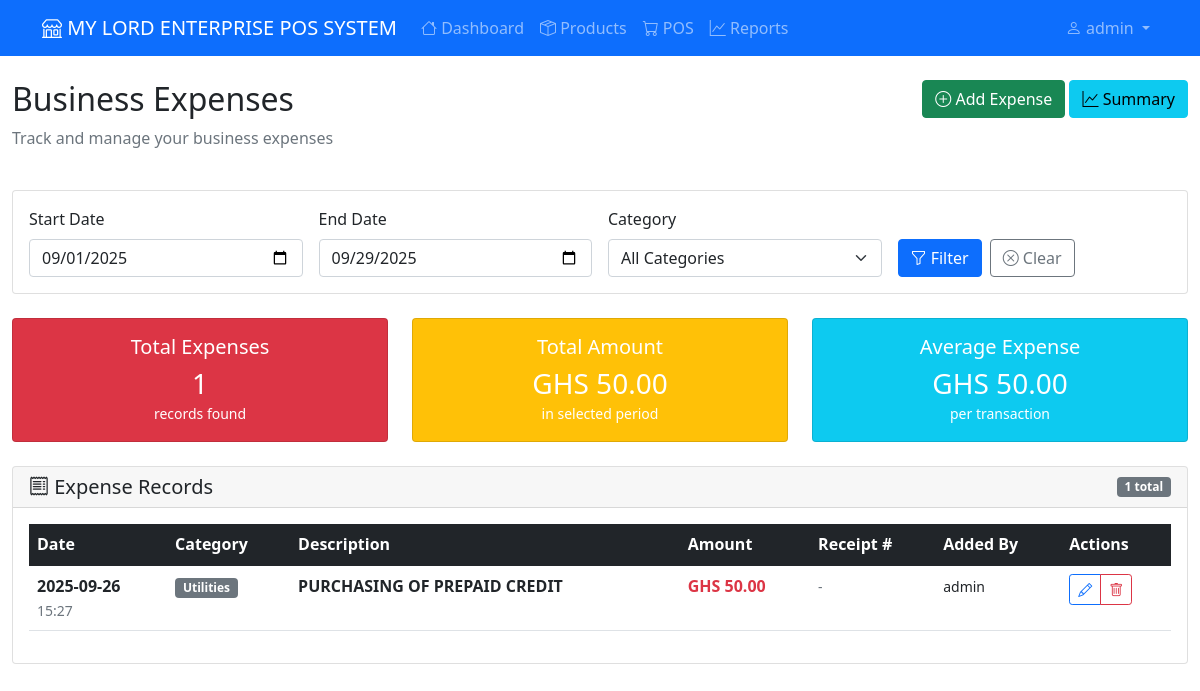
/expenses/ (signed in), run on an earlier commit of the app's database.
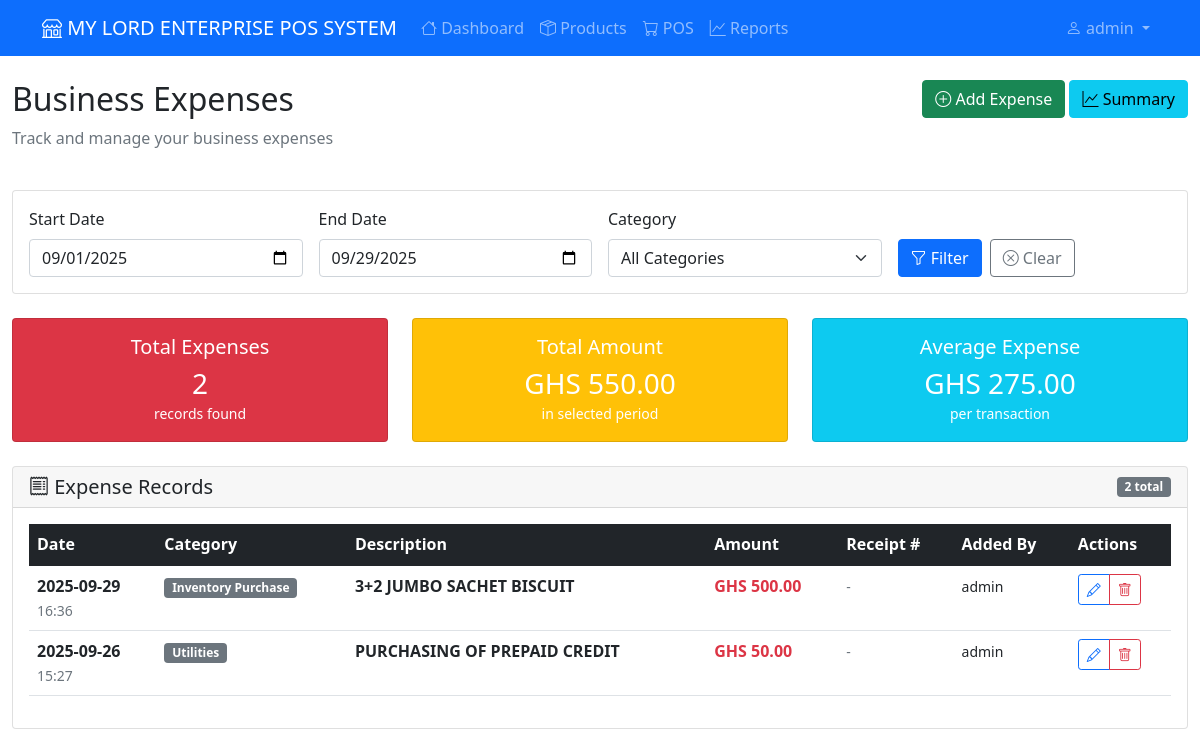
And on a later commit of the database.
### app/models.py (models this page shows, shortened)
class Expense(db.Model):
    id = db.Column(db.Integer, primary_key=True)
    category = db.Column(db.String(50), nullable=False)
    description = db.Column(db.String(200), nullable=False)
    amount = db.Column(db.Numeric(10, 2), nullable=False)
    date = db.Column(db.Date, nullable=False, default=datetime.utcnow().date())
    user_id = db.Column(db.Integer, db.ForeignKey('user.id'), nullable=False)
    receipt_number = db.Column(db.String(50))
    notes = db.Column(db.Text)
    created_at = db.Column(db.DateTime, default=datetime.utcnow)
    updated_at = db.Column(db.DateTime, default=datetime.utcnow, onupdate=datetime.utcnow)
    CATEGORIES = [
        ('rent', 'Rent'),
        ('utilities', 'Utilities'),
        ('supplies', 'Office Supplies'),
        ('inventory', 'Inventory Purchase'),
        ('maintenance', 'Maintenance & Repairs'),
        ('marketing', 'Marketing & Advertising'),
        ('transportation', 'Transportation'),
        ('insurance', 'Insurance'),
        ('professional', 'Professional Services'),
        ('other', 'Other')
    ]

class User(UserMixin, db.Model):
    id = db.Column(db.Integer, primary_key=True)
    username = db.Column(db.String(80), unique=True, nullable=False)
    password_hash = db.Column(db.String(120), nullable=False)
    role = db.Column(db.String(20), nullable=False, default='cashier')  # admin, manager, cashier
    created_at = db.Column(db.DateTime, default=datetime.utcnow)
    is_active = db.Column(db.Boolean, default=True, nullable=False)
    is_temporary_password = db.Column(db.Boolean, default=False, nullable=False)
    password_reset_token = db.Column(db.String(100), nullable=True)
    password_reset_expires = db.Column(db.DateTime, nullable=True)
    must_change_password = db.Column(db.Boolean, default=False, nullable=False)
    last_password_change = db.Column(db.DateTime, nullable=True)
    sales = db.relationship('Sale', backref='clerk', lazy=True)
    expenses = db.relationship('Expense', backref='user', lazy=True)
    def needs_password_change(self):
        return self.must_change_password or self.is_temporary_password
    def is_admin(self):
        return self.role == 'admin'
    def is_manager(self):
        return self.role in ['admin', 'manager']

### app/expenses.py (the view)
@bp.route('/')
@login_required
@manager_required
def list_expenses():
    start_date = request.args.get('start_date')
    end_date = request.args.get('end_date')
    category = request.args.get('category')
    page = request.args.get('page', 1, type=int)
    if not start_date:
        start_date = datetime.now().replace(day=1).strftime('%Y-%m-%d')
    if not end_date:
        end_date = datetime.now().strftime('%Y-%m-%d')
    query = Expense.query
    if start_date:
        query = query.filter(Expense.date >= datetime.strptime(start_date, '%Y-%m-%d').date())
    if end_date:
        query = query.filter(Expense.date <= datetime.strptime(end_date, '%Y-%m-%d').date())
    if category and category != 'all':
        query = query.filter(Expense.category == category)
    expenses = query.order_by(desc(Expense.date), desc(Expense.created_at)).paginate(
        page=page, per_page=20, error_out=False
    )
    total_expenses = query.count()
    total_amount = db.session.query(func.sum(Expense.amount)).filter(
        query.whereclause if query.whereclause is not None else True
    ).scalar() or 0
    categories = Expense.CATEGORIES
    return render_template('expenses/list.html',
                         expenses=expenses,
                         start_date=start_date,
                         end_date=end_date,
                         category=category,
                         total_expenses=total_expenses,
                         total_amount=total_amount,
                         categories=categories)

### app/templates/expenses/list.html (shortened to what the changed rows need)
{% extends "base.html" %}
{% block content %}
<div class="row mb-4">
    <div class="col-md-6">
        <h1 class="h2">Business Expenses</h1>
    </div>
</div>
<div class="row mb-4">
    <div class="col-md-4">
        <div class="card text-white bg-danger">
            <div class="card-body text-center">
                <h5 class="card-title">Total Expenses</h5>
                <h3 class="mb-0">{{ total_expenses }}</h3>
                <small>records found</small>
            </div>
        </div>
    </div>
    <div class="col-md-4">
        <div class="card text-white bg-warning">
            <div class="card-body text-center">
                <h5 class="card-title">Total Amount</h5>
                <h3 class="mb-0">GHS {{ "%.2f"|format(total_amount) }}</h3>
                <small>in selected period</small>
            </div>
        </div>
    </div>
    <div class="col-md-4">
        <div class="card text-white bg-info">
            <div class="card-body text-center">
                <h5 class="card-title">Average Expense</h5>
                <h3 class="mb-0">GHS {{ "%.2f"|format(total_amount / total_expenses if total_expenses > 0 else 0) }}</h3>
                <small>per transaction</small>
            </div>
        </div>
    </div>
</div>
<div class="card">
    <div class="card-header d-flex justify-content-between align-items-center">
        <h5 class="mb-0">
            <i class="bi bi-receipt"></i> Expense Records
        </h5>
        <span class="badge bg-secondary">{{ expenses.total }} total</span>
    </div>
    <div class="card-body">
        {% if expenses.items %}
        <div class="table-responsive">
            <table class="table table-hover">
                <thead class="table-dark">
                    <tr>
                        <th>Date</th>
                        <th>Category</th>
                        <th>Description</th>
                        <th>Amount</th>
                        <th>Receipt #</th>
                        <th>Added By</th>
                        <th>Actions</th>
                    </tr>
                </thead>
                <tbody>
                    {% for expense in expenses.items %}
                    <tr>
                        <td>
                            <strong>{{ expense.date.strftime('%Y-%m-%d') }}</strong><br>
                            <small class="text-muted">{{ expense.created_at.strftime('%H:%M') }}</small>
                        </td>
                        <td>
                            <span class="badge bg-secondary">
                                {{ dict(categories)[expense.category] }}
                            </span>
                        </td>
                        <td>
                            <strong>{{ expense.description }}</strong>
                        </td>
                        <td>
                            <strong class="text-danger">GHS {{ "%.2f"|format(expense.amount) }}</strong>
                        </td>
                        <td>
                            {% if expense.receipt_number %}
                            <span class="badge bg-light text-dark">{{ expense.receipt_number }}</span>
                            {% else %}
                            <small class="text-muted">-</small>
                            {% endif %}
                        </td>
                        <td>
                            <small>{{ expense.user.username }}</small>
                        </td>
                        <td>
                            <div class="btn-group btn-group-sm" role="group">
                                <a href="{{ url_for('expenses.edit_expense', expense_id=expense.id) }}"
                                   class="btn btn-outline-primary" title="Edit">
                                    <i class="bi bi-pencil"></i>
                                </a>
                                <a href="{{ url_for('expenses.confirm_delete_expense', expense_id=expense.id) }}"
                                   class="btn btn-outline-danger" title="Delete">
                                    <i class="bi bi-trash"></i>
                                </a>
                            </div>
                        </td>
                    </tr>
                    {% endfor %}
                </tbody>
            </table>
        </div>
        {% endif %}
    </div>
</div>
{% endblock %}

What changed in the data, as far as the page shows it:
added Expense: date "2025-09-29", created_at "16:36", category "Inventory Purchase", description "3+2 JUMBO SACHET BISCUIT", amount "500.00", user.username "admin"
Also different on the page:
{{ total_expenses }}: "1" → "2"
{{ "%.2f"|format(total_amount) }}: "50.00" → "550.00"
{{ expenses.total }}: "1" → "2"
text no longer shown: "50.00"
text now shown: "275.00"
